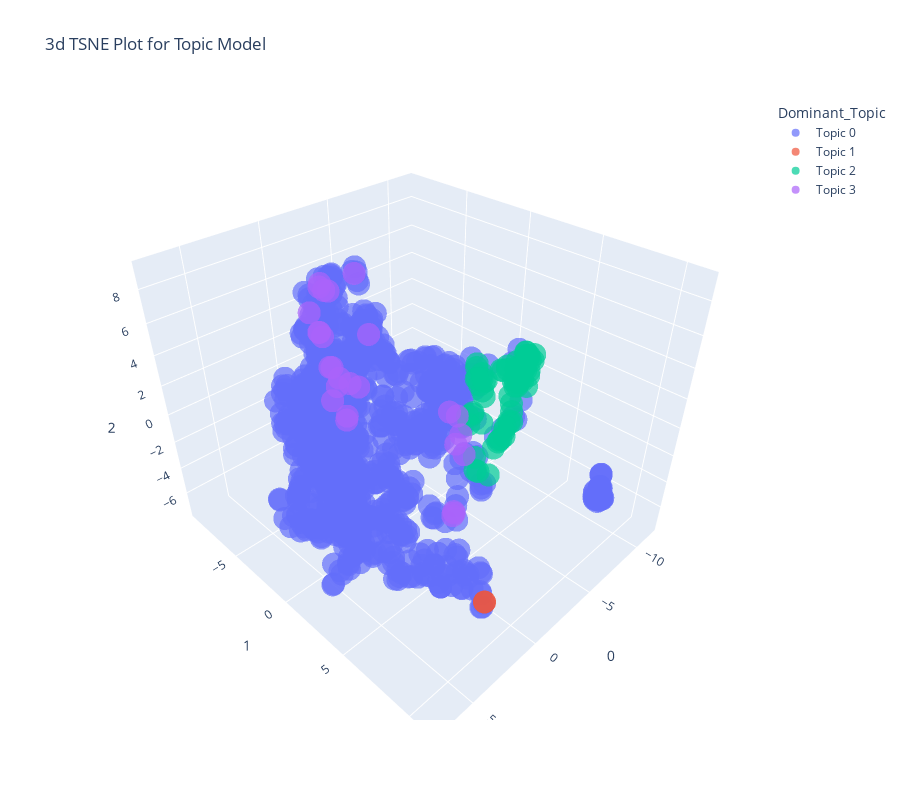

Notebook cell for this chart:
### Code cell
plot_model(lda, plot = 'tsne')

### Figure 1 — Plotly figure (JSON) as saved in the notebook; plotly's stock layout.template omitted (floating-point values rounded to 4 significant figures; data arrays with more than 128 entries replaced by an {"elided": "..."} marker saying what was removed)
{"data": [{"hovertemplate": "Dominant_Topic=Topic 0<br>0=%{x}<br>1=%{y}<br>2=%{z}<extra></extra>", "legendgroup": "Topic 0", "marker": {"color": "#636efa", "opacity": 0.7, "symbol": "circle"}, "mode": "markers", "name": "Topic 0", "scene": "scene", "showlegend": true, "type": "scatter3d", "x": {"elided": "905 float values"}, "y": {"elided": "905 float values"}, "z": {"elided": "905 float values"}}, {"hovertemplate": "Dominant_Topic=Topic 1<br>0=%{x}<br>1=%{y}<br>2=%{z}<extra></extra>", "legendgroup": "Topic 1", "marker": {"color": "#EF553B", "opacity": 0.7, "symbol": "circle"}, "mode": "markers", "name": "Topic 1", "scene": "scene", "showlegend": true, "type": "scatter3d", "x": [3.73, 3.73], "y": [10.95, 10.95], "z": [-2.137, -2.137]}, {"hovertemplate": "Dominant_Topic=Topic 2<br>0=%{x}<br>1=%{y}<br>2=%{z}<extra></extra>", "legendgroup": "Topic 2", "marker": {"color": "#00cc96", "opacity": 0.7, "symbol": "circle"}, "mode": "markers", "name": "Topic 2", "scene": "scene", "showlegend": true, "type": "scatter3d", "x": [-5.658, -2.138, -4.428, -9.617, -1.994, -7.632, -3.745, -3.381, -9.644, -2.607, -8.758, -3.604, -7.815, -8.477, -6.636, -9.566, -7.966, -3.637, -5.069, -9.647, -3.816, -0.4295, -6.807, -7.538, -8.201, -7.443, -1.981, -7.76, -9.143, -0.6247, -4.889, -6.61, -6.595, -8.149, -4.38, -5.783, -1.525, -8.705, -3.426, -3.246, -2.636, -7.837, -6.707, -8.101, -9.879, -9.864, -3.199, 0.1376, -9.385, -3.244, -3.109, -3.25, -2.678, -6.23, -9.463, -2.41, -7.455, -5.398, -8.836, -8.104, -7.952, -2.67, -0.3352, -4.634, -7.277, -4.314], "y": [4.396, 4.739, 3.557, 2.304, 4.611, 3.734, 5.905, 4.206, 2.589, 3.987, 3.33, 5.804, 3.631, 3.521, 3.945, 3.04, 3.641, 6.003, 4.987, 2.52, 3.812, 7.377, 4.061, 2.2, 2.783, 3.583, 6.373, 3.958, 3.065, 6.256, 2.799, 3.987, 4.138, 3.29, 2.97, 1.785, 5.881, 2.443, 5.867, 4.476, 6.302, 2.439, 4.054, 3.217, 2.162, 2.21, 4.636, 7.162, 3.098, 6.458, 6.137, 3.991, 4.254, 4.121, 2.662, 6.3, 2.393, 2.613, 2.905, 2.208, 3.082, 6.178, 6.591, 5.37, 3.836, 3.007], "z": [1.814, 2.615, 1.969, 1.869, 1.851, 1.618, 1.844, 3.935, 1.988, 1.764, 1.283, 1.481, 2.334, 1.817, 2.224, 2.267, 2.157, 1.809, 1.875, 1.944, 3.863, 0.9697, 2.016, 1.715, 1.729, 2.019, 1.263, 1.268, 2.093, 1.359, 2.172, 1.826, 1.929, 2.278, 3.862, 1.702, 2.841, 1.906, 1.33, 3.912, 1.458, 1.725, 2.349, 1.833, 1.951, 1.956, 4.09, 1.402, 1.957, 2.342, 1.304, 3.916, 1.99, 2.42, 1.848, 1.387, 1.793, 1.44, 1.561, 1.746, 2.134, 1.298, 0.8631, 1.744, 1.84, 3.668]}, {"hovertemplate": "Dominant_Topic=Topic 3<br>0=%{x}<br>1=%{y}<br>2=%{z}<extra></extra>", "legendgroup": "Topic 3", "marker": {"color": "#ab63fa", "opacity": 0.7, "symbol": "circle"}, "mode": "markers", "name": "Topic 3", "scene": "scene", "showlegend": true, "type": "scatter3d", "x": [3.505, 4.478, 4.42, 1.888, 2.824, 4.254, 5.029, 2.671, 1.871, 4.163, 3.089, 3.496, 5.023, 1.753, 1.915, 3.51, 1.695, 0.7271, 1.043, 1.042, 5.178, -0.2464, 4.168, 4.39, 2.039, 0.4795, 2.676], "y": [-0.3435, 2.001, 2.124, -2.265, 7.991, 3.292, 3.234, 7.905, 1.353, 1.292, -1.609, -0.4115, 3.289, 6.627, -1.861, -0.13, -2.448, 6.462, 6.441, 6.996, 2.482, -2.053, 1.141, 2.847, -1.352, 5.978, 7.952], "z": [7.621, 6.063, 6.555, 8.793, 0.7659, 6.528, 5.044, 0.8638, 7.534, 6.648, 8.05, 7.59, 5.293, 5.559, 8.762, 7.475, 8.863, 3.621, 3.214, 2.882, 5.834, 8.9, 6.603, 6.576, 8.94, 4.36, 0.7973]}], "layout": {"height": 800, "legend": {"title": {"text": "Dominant_Topic"}, "tracegroupgap": 0}, "scene": {"domain": {"x": [0, 1], "y": [0, 1]}, "xaxis": {"title": {"text": "0"}}, "yaxis": {"title": {"text": "1"}}, "zaxis": {"title": {"text": "2"}}}, "title": {"text": "3d TSNE Plot for Topic Model"}, "width": 900}}
